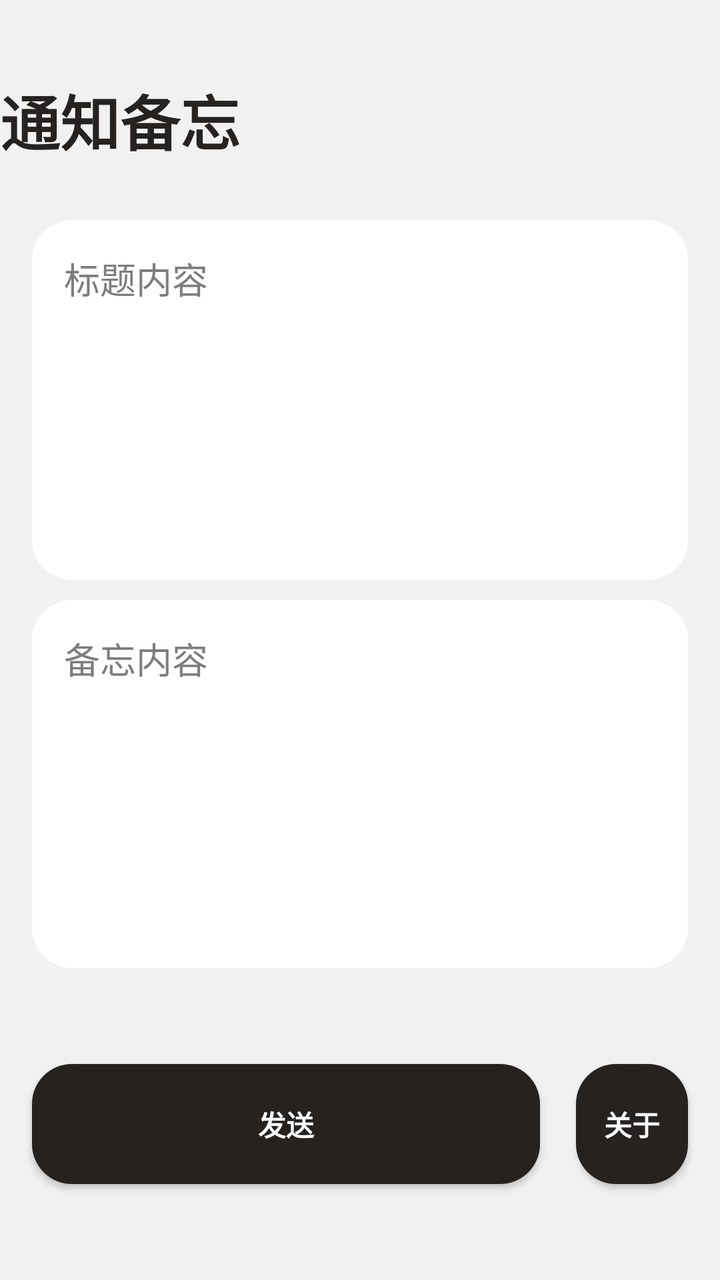
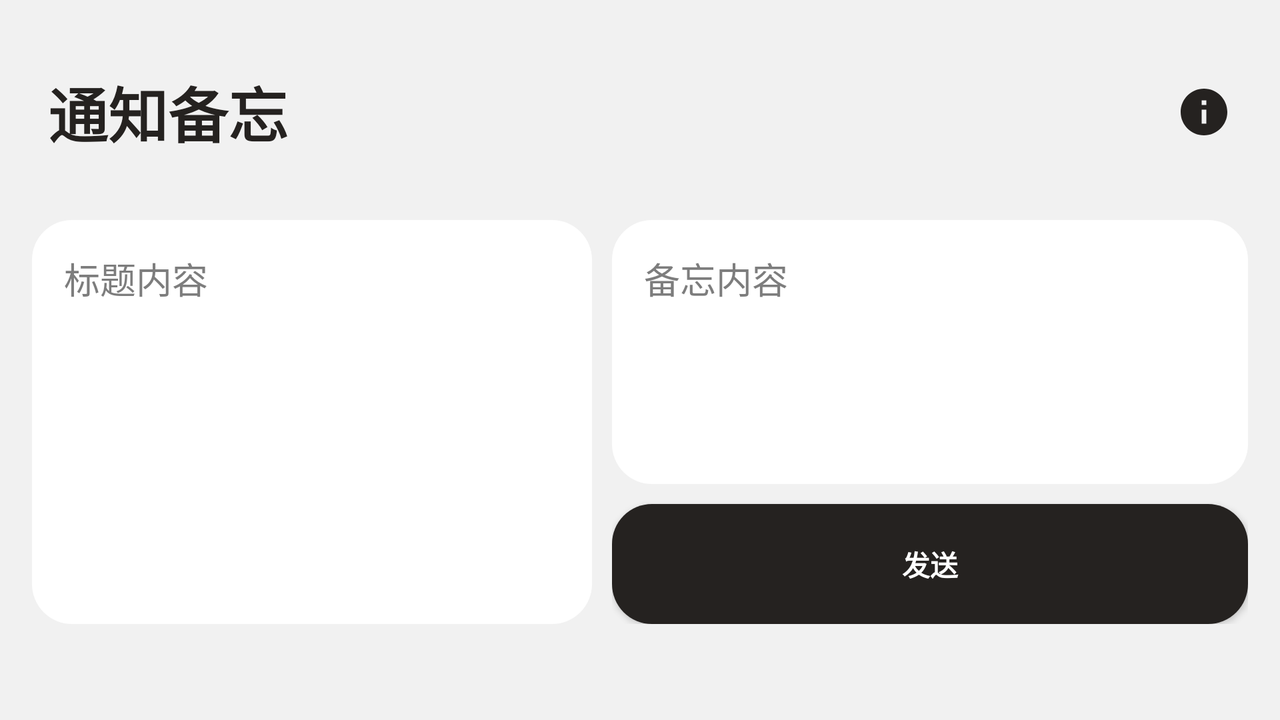

An Android layout and its configuration variant, each rendered on a device that would load it. The default file and the variant file are quoted in full after the pictures.
<!-- AndroidManifest.xml: application theme Base.Theme.通知备忘 -->
<!-- res/layout/activity_main.xml -->
<?xml version="1.0" encoding="utf-8"?>
<RelativeLayout xmlns:android="http://schemas.android.com/apk/res/android"
    xmlns:tools="http://schemas.android.com/tools"
    android:id="@+id/main"
    android:layout_width="match_parent"
    android:layout_height="match_parent"
    android:background="?attr/backgroundColor"
    tools:context=".MainActivity">

    <TextView
        android:layout_width="wrap_content"
        android:layout_height="80dp"
        android:layout_marginTop="20dp"
        android:layout_marginLeft="@dimen/textView_dimen"
        android:text="@string/app_name"
        android:gravity="left|center"
        android:textSize="30sp"
        android:textStyle="bold"
        android:textColor="?attr/colorPrimaryDark"
        tools:ignore="RelativeOverlap,RtlHardcoded">
    </TextView>

    <EditText
        android:id="@+id/title"
        android:layout_width="match_parent"
        android:layout_height="180dp"
        android:layout_marginLeft="@dimen/L_R_dimen"
        android:layout_marginTop="110dp"
        android:layout_marginRight="@dimen/L_R_dimen"
        android:background="@drawable/edittext_bg"
        android:breakStrategy="simple"
        android:gravity="top"
        android:hint="@string/editText_title_name"
        android:padding="16dp"
        android:singleLine="false"
        android:textColor="?attr/colorPrimaryDark"
        android:textColorHint="?attr/android:textColorHint"
        android:maxLength="15"
        tools:ignore="Autofill,TextContrastCheck,TextFields,VisualLintTextFieldSize,DuplicateSpeakableTextCheck">
    </EditText>

    <EditText
        android:id="@+id/editText"
        android:layout_width="match_parent"
        android:layout_height="match_parent"
        android:layout_marginLeft="@dimen/L_R_dimen"
        android:layout_marginRight="@dimen/L_R_dimen"
        android:layout_marginTop="300dp"
        android:layout_marginBottom="156dp"
        android:background="@drawable/edittext_bg"
        android:breakStrategy="simple"
        android:gravity="top"
        android:hint="@string/editText_hint_name"
        android:textColor="?attr/colorPrimaryDark"
        android:textColorHint="?attr/android:textColorHint"
        android:padding="16dp"
        android:singleLine="false"
        tools:ignore="Autofill,TextContrastCheck,TextFields,VisualLintTextFieldSize">
    </EditText>

    <Button
        android:id="@+id/button"
        android:layout_width="match_parent"
        android:layout_height="60dp"
        android:layout_marginStart="@dimen/L_R_dimen"
        android:layout_marginEnd="90dp"
        android:layout_alignParentBottom="true"
        android:layout_marginBottom="48dp"
        android:text="@string/send_name"
        android:textStyle="bold"
        android:textColor="?attr/android:textColor"
        android:background="@drawable/button_bg"
        tools:ignore="VisualLintButtonSize">
    </Button>

    <Button
        android:id="@+id/button_setting"
        android:layout_width="56dp"
        android:layout_height="60dp"
        android:layout_alignParentBottom="true"
        android:layout_marginBottom="48dp"
        android:layout_alignParentEnd="true"
        android:layout_marginEnd="@dimen/L_R_dimen"
        android:text="@string/layout_name"
        android:textColor="?attr/android:textColor"
        android:textStyle="bold"
        android:background="@drawable/button_bg">
    </Button>
</RelativeLayout>
<!-- resources referenced by this layout -->
<resources>
  <dimen name="L_R_dimen">16dp</dimen>
  <!-- drawable button_bg (drawable) -->
  <?xml version="1.0" encoding="utf-8"?>
  <ripple xmlns:android="http://schemas.android.com/apk/res/android"
      android:color="#99B4B4B4">
      <item>
          <shape android:shape="rectangle">
              <corners android:radius="20dp"/>
              <solid android:color="?attr/colorPrimaryDark"/>
          </shape>
      </item>
  </ripple>
  <!-- drawable edittext_bg (drawable) -->
  <?xml version="1.0" encoding="utf-8"?>
  <shape xmlns:android="http://schemas.android.com/apk/res/android">
      <corners
          android:radius="20dp">
      </corners>
      <solid
          android:color="?attr/colorPrimary"/>
  </shape>
  <string name="app_name">通知备忘</string>
  <string name="editText_hint_name">备忘内容</string>
  <string name="editText_title_name">标题内容</string>
  <string name="layout_name">关于</string>
  <string name="send_name">发送</string>
  <style name="Base.Theme.通知备忘" parent="Theme.MaterialComponents.DayNight.NoActionBar.Bridge">
          
          <item name="colorPrimary">@color/colorPrimary</item>
          <item name="colorPrimaryDark">@color/colorPrimaryDark</item>
          <item name="backgroundColor">@color/colorBackground</item>
          <item name="android:statusBarColor">@color/colorBar</item>
          <item name="android:textColorHint">@color/colorTextHint</item>
          <item name="android:textColor">@color/colorText</item>
      </style>
  <color name="colorPrimary">#FFFFFF</color>
  <color name="colorPrimaryDark">#252220</color>
  <color name="colorBackground">#F1F1F1</color>
  <color name="colorBar">#F1F1F1</color>
  <color name="colorTextHint">#7D7D7D</color>
  <color name="colorText">#FFFFFF</color>
</resources>
<!-- res/layout-land/activity_main.xml (the repository's variant of the layout above) -->
<!-- drawn on the phone turned sideways -->
<?xml version="1.0" encoding="utf-8"?>
<RelativeLayout xmlns:android="http://schemas.android.com/apk/res/android"
    xmlns:tools="http://schemas.android.com/tools"
    android:id="@+id/main"
    android:layout_width="match_parent"
    android:layout_height="match_parent"
    android:background="?attr/backgroundColor"
    tools:context=".MainActivity">

    <RelativeLayout
        android:layout_width="wrap_content"
        android:layout_height="wrap_content"
        android:layout_marginStart="@dimen/topBarDimen"
        android:layout_marginEnd="@dimen/topBarDimen"
        android:layout_marginTop="16dp">
        <TextView
            android:layout_width="wrap_content"
            android:layout_height="80dp"
            android:text="@string/app_name"
            android:gravity="center"
            android:textSize="30sp"
            android:textStyle="bold"
            android:textColor="?attr/colorPrimaryDark"
            tools:ignore="RelativeOverlap,RtlHardcoded">
        </TextView>

        <Button
            android:id="@+id/button_info"
            android:layout_width="28dp"
            android:layout_height="28dp"
            android:layout_alignParentEnd="true"
            android:layout_centerInParent="true"
            android:gravity="center"
            android:background="@drawable/app_info"
            tools:ignore="SpeakableTextPresentCheck,TouchTargetSizeCheck">
        </Button>
    </RelativeLayout>

    <LinearLayout
        android:layout_width="match_parent"
        android:layout_height="match_parent"
        android:layout_marginTop="110dp"
        android:layout_marginBottom="48dp"
        android:orientation="horizontal"
        android:layout_marginStart="@dimen/L_R_dimen"
        android:layout_marginEnd="@dimen/L_R_dimen">
        <EditText
            android:id="@+id/title"
            android:layout_width="280dp"
            android:layout_height="match_parent"
            android:background="@drawable/edittext_bg"
            android:hint="@string/editText_title_name"
            android:gravity="top"
            android:padding="16dp"
            android:breakStrategy="simple"
            android:textColor="?attr/colorPrimaryDark"
            android:textColorHint="?attr/android:textColorHint"
            android:singleLine="false"
            android:maxLength="15"
            tools:ignore="Autofill,TextContrastCheck,TextFields,VisualLintTextFieldSize,DuplicateSpeakableTextCheck">
        </EditText>

        <Space
            android:layout_width="10dp"
            android:layout_height="wrap_content">
        </Space>

        <RelativeLayout
            android:layout_width="wrap_content"
            android:layout_height="wrap_content">
            <EditText
                android:id="@+id/editText"
                android:layout_width="match_parent"
                android:layout_height="match_parent"
                android:layout_marginBottom="70dp"
                android:background="@drawable/edittext_bg"
                android:hint="@string/editText_hint_name"
                android:gravity="top"
                android:padding="16dp"
                android:breakStrategy="simple"
                android:textColor="?attr/colorPrimaryDark"
                android:textColorHint="?attr/android:textColorHint"
                android:singleLine="false"
                tools:ignore="Autofill,TextContrastCheck,TextFields,VisualLintTextFieldSize">
            </EditText>

            <Button
                android:id="@+id/button"
                android:layout_width="match_parent"
                android:layout_height="60dp"
                android:layout_alignParentBottom="true"
                android:text="@string/send_name"
                android:textStyle="bold"
                android:textColor="?attr/android:textColor"
                android:background="@drawable/button_bg"
                tools:ignore="VisualLintButtonSize">
            </Button>
        </RelativeLayout>
    </LinearLayout>
</RelativeLayout>
<!-- resources referenced by the variant -->
<!-- as the phone turned sideways resolves them -->
<resources>
  <dimen name="L_R_dimen">16dp</dimen>
  <dimen name="topBarDimen">24dp</dimen>
  <!-- drawable app_info (drawable) -->
  <vector xmlns:android="http://schemas.android.com/apk/res/android"
      android:width="128dp"
      android:height="128dp"
      android:viewportWidth="24"
      android:viewportHeight="24">
    <path
        android:pathData="M12,2C6.48,2 2,6.48 2,12s4.48,10 10,10s10,-4.48 10,-10S17.52,2 12,2m1,15h-2v-6h2zM13,9h-2L11,7h2z"
        android:fillColor="?attr/colorPrimaryDark"/>
  </vector>
  <!-- drawable button_bg (drawable) -->
  <?xml version="1.0" encoding="utf-8"?>
  <ripple xmlns:android="http://schemas.android.com/apk/res/android"
      android:color="#99B4B4B4">
      <item>
          <shape android:shape="rectangle">
              <corners android:radius="20dp"/>
              <solid android:color="?attr/colorPrimaryDark"/>
          </shape>
      </item>
  </ripple>
  <!-- drawable edittext_bg (drawable) -->
  <?xml version="1.0" encoding="utf-8"?>
  <shape xmlns:android="http://schemas.android.com/apk/res/android">
      <corners
          android:radius="20dp">
      </corners>
      <solid
          android:color="?attr/colorPrimary"/>
  </shape>
  <string name="app_name">通知备忘</string>
  <string name="editText_hint_name">备忘内容</string>
  <string name="editText_title_name">标题内容</string>
  <string name="send_name">发送</string>
  <style name="Base.Theme.通知备忘" parent="Theme.MaterialComponents.DayNight.NoActionBar.Bridge">
          
          <item name="colorPrimary">@color/colorPrimary</item>
          <item name="colorPrimaryDark">@color/colorPrimaryDark</item>
          <item name="backgroundColor">@color/colorBackground</item>
          <item name="android:statusBarColor">@color/colorBar</item>
          <item name="android:textColorHint">@color/colorTextHint</item>
          <item name="android:textColor">@color/colorText</item>
      </style>
  <color name="colorPrimary">#FFFFFF</color>
  <color name="colorPrimaryDark">#252220</color>
  <color name="colorBackground">#F1F1F1</color>
  <color name="colorBar">#F1F1F1</color>
  <color name="colorTextHint">#7D7D7D</color>
  <color name="colorText">#FFFFFF</color>
</resources>
